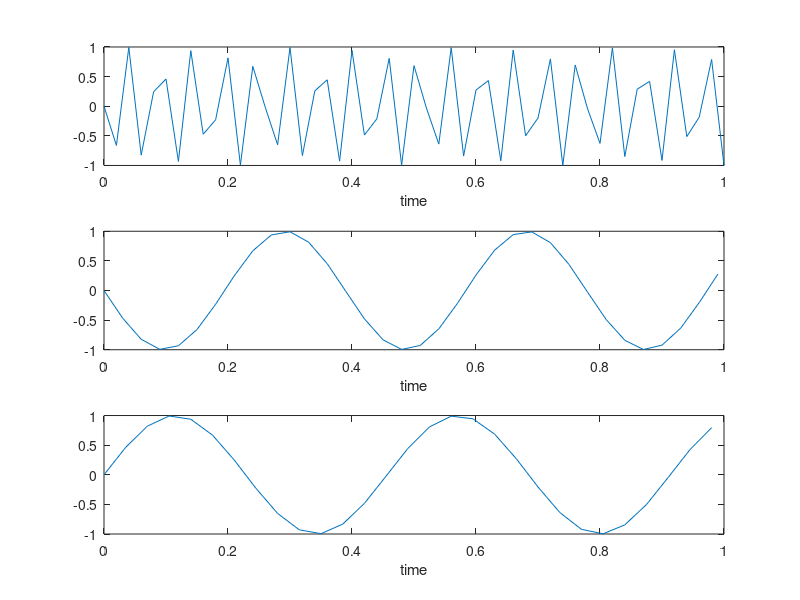

The MATLAB source for this figure:
%Question 1:

%Sampling Frequency
Fs = 1000; 
%Time for it to run
time = 1;           
t = (0:1/Fs:time);
%Frequency of the sinusoid
f = 30.76;                  
%Generating the sinusoid
x = sin(2*pi*f*t);
% Plot the signal versus time:
%subplot(1,1,1);
plot(t,x);
xlabel('time');

%Question 2:

%Sampling Frequency
Fs = 1000; 
%Time for it to run
time = 1;           
t = (0:1/Fs:time);
%Frequency of the sinusoid
f = 30.76; 
%Plotting the first signal
subplot(2,1,1);
x = sin(2*pi*f*t);
plot(t,x)
xlabel('time');
%updating the length for the second graph
subplot(2,1,2); 
time_2 = 0.325097529;
t_1 = (0:1/Fs:time_2);
x_1 = sin(2*pi*f*t_1);
plot(t_1,x_1)
xlabel('time');

%Question 3:

%Sampling Frequency
Fs = 200;         
time = 1;           
t = (0:1/Fs:time);
%Frequency of the sinusoid
f = 30.76; 
%Plotting the signal
x = sin(2*pi*f*t);
plot(t,x)
xlabel('time');

%Question 4:

%Sampling Frequency set at 50Hz
f = 30.76;
fs = 50; 
%Time for it to run
time = 1;   


t_3 = (0:1/fs:time);              
%Generating the sinusoid
x_3 = sin(2*pi*f*t_3);
%Plotting the first signal
subplot(3,1,1);
%y = linspace(0,time);
plot(t_3,x_3)
xlabel('time');
   
%updating the sampling frequency to 33.33 Hz for the second graph
subplot(3,1,2); 
FS = 33.33; 
t_4 = (0:1/FS:time);
x_4 = sin(2*pi*f*t_4);
plot(t_4,x_4)
xlabel('time');

%updating the sampling frequency to 28.57 Hz for the third graph 
subplot(3,1,3);
FS_1 = 28.57;
t_5 = (0:1/FS_1:time);
x_5 = sin(2*pi*f*t_5);
plot(t_5,x_5)
xlabel('time');
